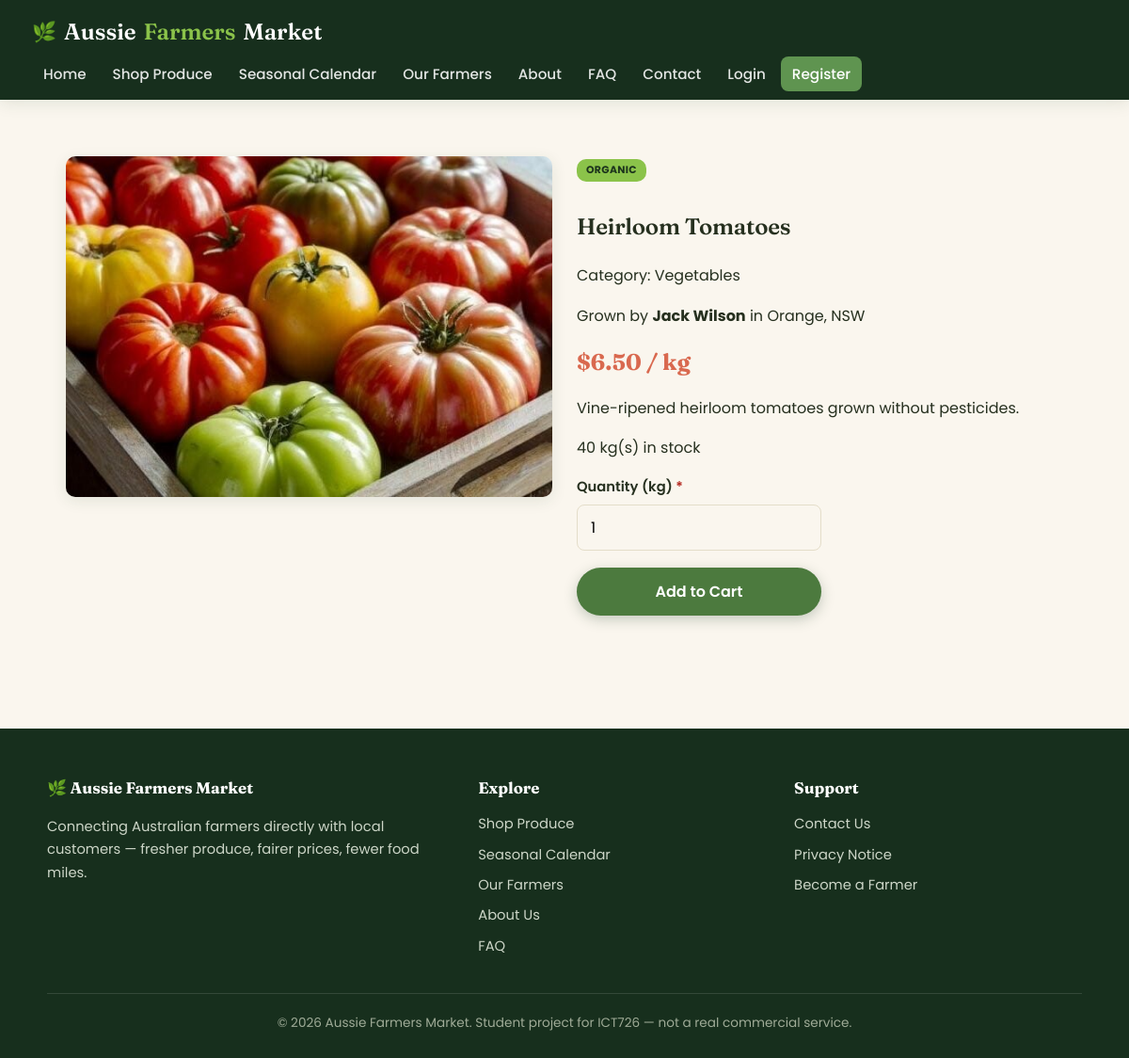
Screenshot of /product.php?id=1 with the database file from the repository.
### tables this page shows
CREATE TABLE products (
    product_id INT AUTO_INCREMENT PRIMARY KEY,
    farmer_id INT NOT NULL,
    category_id INT,
    product_name VARCHAR(150) NOT NULL,
    description TEXT,
    price DECIMAL(8,2) NOT NULL,
    unit VARCHAR(30) NOT NULL DEFAULT 'kg',    
    stock_quantity INT NOT NULL DEFAULT 0,
    is_organic TINYINT(1) NOT NULL DEFAULT 0,
    image VARCHAR(255) DEFAULT 'default-product.jpg',
    in_season_months VARCHAR(50) NOT NULL DEFAULT '1,2,3,4,5,6,7,8,9,10,11,12',  
    status ENUM('active','inactive') NOT NULL DEFAULT 'active',
    created_at TIMESTAMP DEFAULT CURRENT_TIMESTAMP,
    updated_at TIMESTAMP DEFAULT CURRENT_TIMESTAMP ON UPDATE CURRENT_TIMESTAMP,
    FOREIGN KEY (farmer_id) REFERENCES users(user_id) ON DELETE CASCADE,
    FOREIGN KEY (category_id) REFERENCES categories(category_id) ON DELETE SET NULL
);

CREATE TABLE categories (
    category_id INT AUTO_INCREMENT PRIMARY KEY,
    category_name VARCHAR(80) NOT NULL UNIQUE
);

CREATE TABLE users (
    user_id INT AUTO_INCREMENT PRIMARY KEY,
    full_name VARCHAR(100) NOT NULL,
    email VARCHAR(150) NOT NULL UNIQUE,
    password VARCHAR(255) NOT NULL,            
    role ENUM('admin','farmer','customer') NOT NULL DEFAULT 'customer',
    phone VARCHAR(20),
    address VARCHAR(255),
    suburb VARCHAR(100),
    state VARCHAR(50),
    postcode VARCHAR(10),
    bio TEXT NULL,                              
    status ENUM('active','suspended') NOT NULL DEFAULT 'active',
    created_at TIMESTAMP DEFAULT CURRENT_TIMESTAMP
);

### includes/functions.php (called while the page is built, shortened)
<?php
function clean($data) {
    return htmlspecialchars(trim($data ?? ''), ENT_QUOTES, 'UTF-8');
}
function format_price($amount) {
    return '$' . number_format((float) $amount, 2);
}

### product.php (the view, shortened to what this page needs)
<?php
require_once __DIR__ . '/includes/functions.php';
require_once __DIR__ . '/config/db.php';
$productId = (int) ($_GET['id'] ?? 0);
$stmt = $pdo->prepare("SELECT p.*, u.full_name AS farmer_name, u.suburb, u.state, c.category_name
                        FROM products p
                        JOIN users u ON p.farmer_id = u.user_id
                        LEFT JOIN categories c ON p.category_id = c.category_id
                        WHERE p.product_id = ? AND p.status = 'active'");
$stmt->execute([$productId]);
$product = $stmt->fetch();
require_once __DIR__ . '/includes/header.php';
?>
<section class="section">
  <div class="grid" style="grid-template-columns: 1fr 1fr;">
    <div>
      <img src="<?php echo BASE_URL; ?>/uploads/products/<?php echo clean($product['image']); ?>"
           alt="Photo of <?php echo clean($product['product_name']); ?>"
           style="width:100%;border-radius:10px;box-shadow:var(--shadow);"
           onerror="this.src='<?php echo BASE_URL; ?>/assets/images/default-product.jpg'">
    </div>
    <div>
      <?php if ($product['is_organic']): ?><span class="organic-tag">Organic</span><?php endif; ?>
      <h1><?php echo clean($product['product_name']); ?></h1>
      <p>Category: <?php echo clean($product['category_name'] ?? 'General'); ?></p>
      <p>Grown by <strong><?php echo clean($product['farmer_name']); ?></strong> in <?php echo clean($product['suburb']); ?>, <?php echo clean($product['state']); ?></p>
      <p class="price" style="font-size:1.5rem;"><?php echo format_price($product['price']); ?> / <?php echo clean($product['unit']); ?></p>
      <p><?php echo nl2br(clean($product['description'])); ?></p>
      <p><?php echo $product['stock_quantity'] > 0 ? clean($product['stock_quantity']) . ' ' . clean($product['unit']) . '(s) in stock' : '<strong style="color:#b3261e;">Currently out of stock</strong>'; ?></p>
      <?php if ($product['stock_quantity'] > 0): ?>
      <form method="POST" action="<?php echo BASE_URL; ?>/product.php?id=<?php echo $productId; ?>" data-validate novalidate style="max-width:260px;">
        <div class="form-group">
          <label for="quantity" class="required">Quantity (<?php echo clean($product['unit']); ?>)</label>
          <input type="number" id="quantity" name="quantity" min="1" max="<?php echo (int) $product['stock_quantity']; ?>" value="1" required>
        </div>
        <button type="submit" name="add_to_cart" class="btn" style="width:100%;">Add to Cart</button>
      </form>
      <?php endif; ?>
    </div>
  </div>
</section>
<?php require_once __DIR__ . '/includes/footer.php'; ?>

### assets/css/style.css (style rules this page uses)
:root { --green-dark: #22432b; --green-darker: #172f1d; --green: #4c7a3e; --green-mid: #5f9450; --green-light: #8bc34a; --amber: #e2a03f; --amber-dark: #c9832a; --terracotta: #d9694f; --cream: #faf6ee; --cream-deep: #f2ead9; --text-dark: #26301f; --text-muted: #6b6355; --white: #ffffff; --error: #b3261e; --success: #2e7d32; --radius: 14px; --radius-sm: 8px; --shadow: 0 4px 16px rgba(34, 67, 43, 0.10); --shadow-lg: 0 14px 40px rgba(34, 67, 43, 0.18); --font-display: 'Fraunces', Georgia, serif; --font-body: 'Poppins', 'Segoe UI', Roboto, Arial, sans-serif; }
* { box-sizing: border-box; }
body { margin: 0; font-family: var(--font-body); color: var(--text-dark); background: var(--cream); line-height: 1.65; -webkit-font-smoothing: antialiased; }
h1, h2, h3 { font-family: var(--font-display); font-weight: 600; letter-spacing: -0.01em; }
.btn { display: inline-block; background: var(--green); color: #fff; padding: 13px 28px; border-radius: 30px; text-decoration: none; border: none; cursor: pointer; font-size: 1rem; font-weight: 600; font-family: var(--font-body); transition: background 0.2s ease, transform 0.15s ease, box-shadow 0.2s ease; box-shadow: 0 4px 14px rgba(34,67,43,0.25); }
.section { padding: 60px 0; }
.grid { display: grid; grid-template-columns: repeat(auto-fit, minmax(240px, 1fr)); gap: 26px; }
.price { color: var(--terracotta); font-weight: 700; font-size: 1.15rem; margin: 8px 0; font-family: var(--font-display); }
.organic-tag { display: inline-block; background: var(--green-light); color: #1c331c; font-size: 0.68rem; font-weight: 700; text-transform: uppercase; letter-spacing: 0.03em; padding: 3px 10px; border-radius: 10px; margin-bottom: 8px; width: fit-content; }
.form-group { margin-bottom: 18px; }
label { display: block; font-weight: 600; margin-bottom: 6px; font-size: 0.92rem; }
input, select, textarea { width: 100%; padding: 11px 14px; border: 1.5px solid #e4ddc9; border-radius: var(--radius-sm); font-size: 1rem; font-family: inherit; background: var(--cream); transition: border-color 0.15s ease, background 0.15s ease; }
.required::after { content: " *"; color: var(--error); }

### rows the page displays
products: image (picture), product_name "Heirloom Tomatoes", category.category_name "Vegetables", farmer.full_name "Jack Wilson", farmer.suburb "Orange", farmer.state "NSW", price "$6.50", unit "kg", description "Vine-ripened heirloom tomatoes grown without pesticides.", stock_quantity "40"
